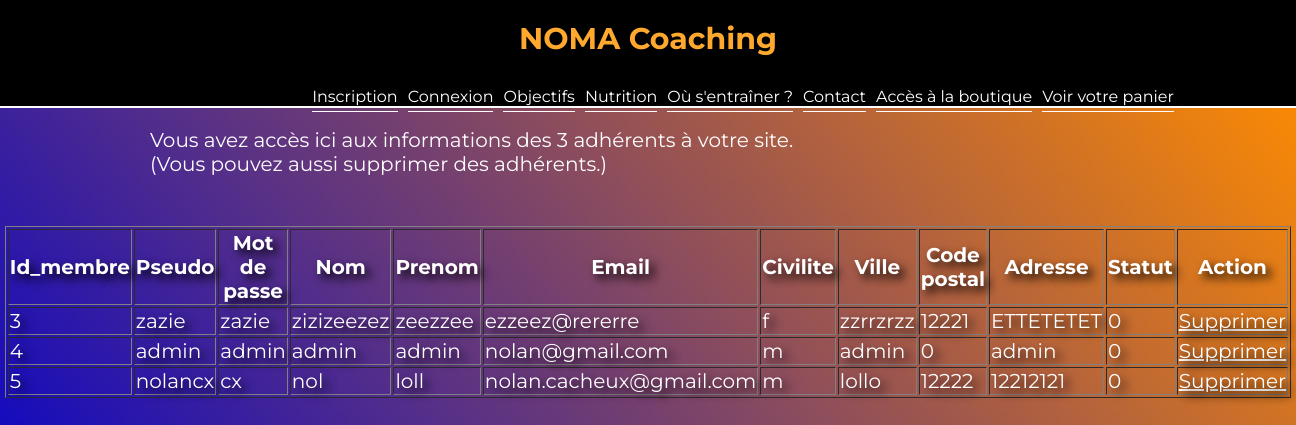
The page /site/admin/gestion_membre.php on the database its author committed.
### tables this page shows
CREATE TABLE `membre` (
  `id_membre` int(3) NOT NULL,
  `pseudo` varchar(20) NOT NULL,
  `mdp` varchar(32) NOT NULL,
  `nom` varchar(20) NOT NULL,
  `prenom` varchar(20) NOT NULL,
  `email` varchar(50) NOT NULL,
  `civilite` varchar(15) NOT NULL,
  `ville` varchar(20) NOT NULL,
  `code_postal` int(5) NOT NULL,
  `adresse` varchar(50) NOT NULL,
  `statut` int(1) NOT NULL DEFAULT '0'
);

### site/admin/gestion_membre.php (the view, shortened to what this page needs)
<?php
require_once("../inc/init.inc.php");
require_once("../inc/haut.inc.php");
?>
<!DOCTYPE html>
<html lang="fr">
<head>
	<link rel="stylesheet" href="<?php echo RACINE_SITE; ?>css/panier.css">
    <link rel="stylesheet" href="<?php echo RACINE_SITE; ?>img/boxicons/css/boxicons.min.css">
</head>
<?php
			$requete="SELECT * FROM membre";
			$resultat = mysqli_query($connexion,$requete );
			if ( $resultat == FALSE ){
				echo "<p>Erreur d'exécution de la requete :".mysqli_error($connexion)."</p>" ;
				die();
			}
			else
			{
				$nbreLignes = mysqli_num_rows($resultat);
                echo "<p class= 'blanc2'>Vous avez accès ici aux informations des $nbreLignes adhérents à votre site.<br>(Vous pouvez aussi supprimer des adhérents.)</p>";
				if($nbreLignes>0){
					echo "<table class= 'blanc' border='1'>";
					echo '<tr>
					<th> Id_membre </th>
					<th> Pseudo  </th>
					<th> Mot de passe</th>
					<th> Nom</th>
					<th> Prenom</th>
					<th> Email</th>
					<th> Civilite </th>
					<th> Ville </th>
					<th> Code postal</th>
					<th> Adresse</th>
					<th> Statut</th>
					<th colspan ="2">Action</th>
					</tr>';
					while ($row=mysqli_fetch_assoc ($resultat)){
						echo "
						<tr>
						<td>".$row['id_membre']."</td>
						<td>".$row['pseudo']."</td>
						<td>".$row['mdp']."</td>
						<td>".$row['nom']."</td›
						<td>"."</td>
						<td>".$row['prenom']."</td>
						<td>".$row['email']."</td>
						<td>".$row['civilite']."</td>
						<td>".$row['ville']."</td>
						<td>".$row['code_postal']."</td›
						<td>"."</td>
						<td>".$row['adresse']."</td>
						<td>".$row['statut']."</td›
						<td>"."</td>
						<td><a class= 'blanc' href='../inc/supprimer.php?id_membre=".$row['id_membre']."'>Supprimer</a></td>
						</tr>";
					}
					echo "</table>";
				}
				else{
					echo "aucune ligne";
				}
			}
		?>

### site/css/panier.css (style rules this page uses)
body { margin: 0; padding: 0; font-family: 'Montserrat'; background-image: url(../img/abs.jpg); background-repeat: no-repeat; background-size: cover; }
table { margin-left:auto; margin-right:auto; margin-top :50px; width : 60%; }
.blanc { color : white; font-size : 20px; text-shadow: 5px 5px 10px black; }
.blanc2 { color : white; font-size : 20px; margin-left: 150px; }

### rows shown on the page
membre: id_membre "3", pseudo "zazie", mdp "zazie", nom "zizizeezez", prenom "zeezzee", email "ezzeez@rererre", civilite "f", ville "zzrrzrzz", code_postal "12221", adresse "ETTETETET", statut "0"
membre: id_membre "4", pseudo "admin", mdp "admin", nom "admin", prenom "admin", email "nolan@gmail.com", civilite "m", ville "admin", code_postal "0", adresse "admin", statut "0"
membre: id_membre "5", pseudo "nolancx", mdp "cx", nom "nol", prenom "loll", email "nolan.cacheux@gmail.com", civilite "m", ville "lollo", code_postal "12222", adresse "12212121", statut "0"

### other values the page prints
$nbreLignes "3"
